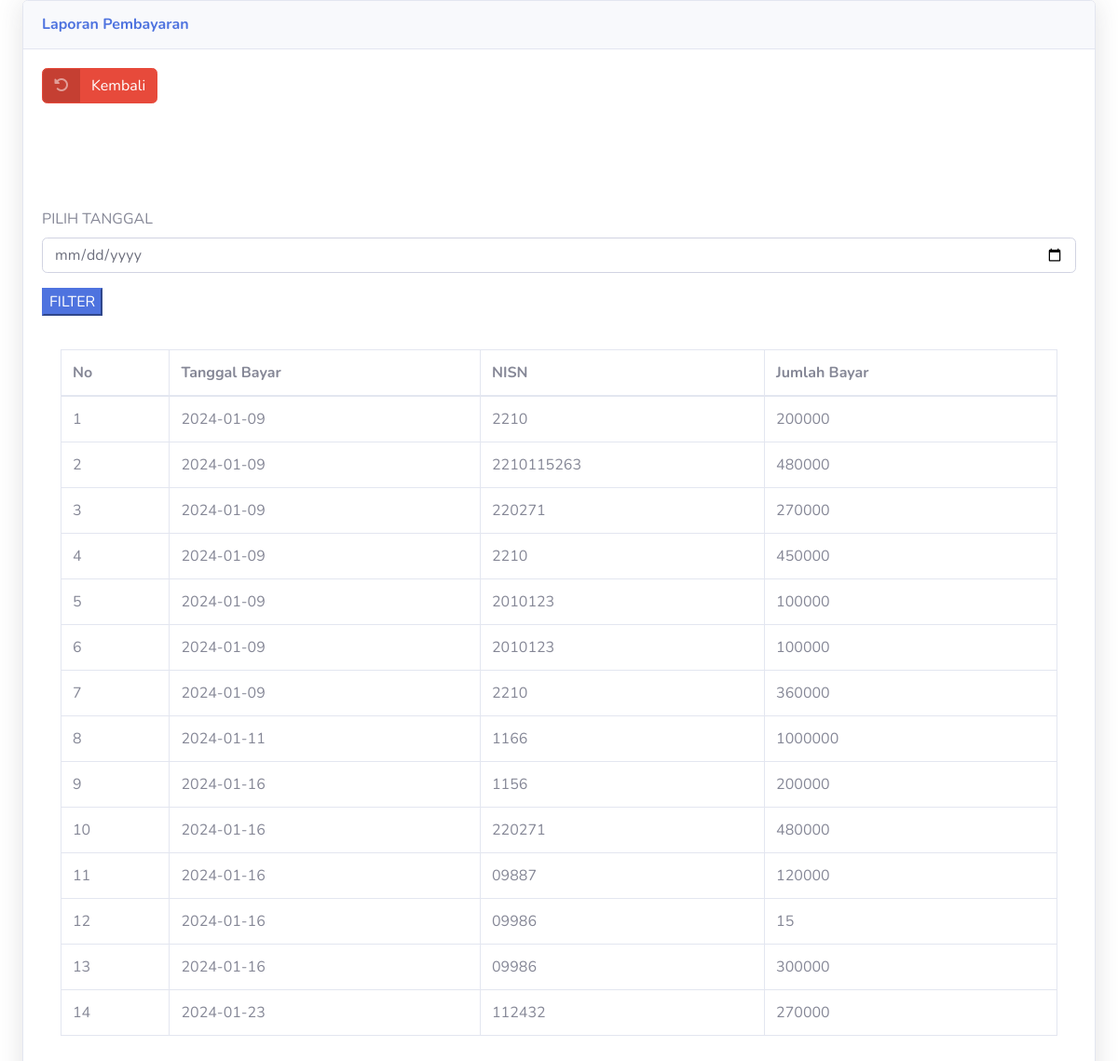
Page /data_laporan.php on the committed database.
### tables this page shows
CREATE TABLE IF NOT EXISTS `pembayaran` (
  `id_pembayaran` int(11) NOT NULL AUTO_INCREMENT,
  `id_anggota` int(11) NOT NULL,
  `nisn` varchar(10) NOT NULL,
  `tanggal_bayar` date NOT NULL,
  `bulan_dibayar` varchar(10) NOT NULL,
  `tahun_dibayar` varchar(4) NOT NULL,
  `id_spp` int(11) NOT NULL,
  `jumlah_bayar` int(11) NOT NULL,
  PRIMARY KEY (`id_pembayaran`)
);

### data_laporan.php (the view, shortened to what this page needs)
<!DOCTYPE html>
<html lang="en">
<head>
  <link rel="stylesheet" href="https://cdnjs.cloudflare.com/ajax/libs/font-awesome/6.5.1/css/all.min.css" />
  <link href="css/sb-admin-2.min.css" rel="stylesheet">
</head>
<body id="page-top">
    <div class="container-fluid">
     <div class="card shadow mb-4">
       <div class="card-header py-3">
         <h6 class="m-0 font-weight-bold text-primary">Laporan Pembayaran</h6>
     </div>
        <div class="card-body">
              <a href="informasi.php" class="btn btn-danger btn-icon-split">
                        <span class="icon text-white-50">
                          <i class="fas fa-undo-alt"></i>
                        </span>
                        <span class="text"> Kembali</span>
                       </a>
                     </div>
<?php
include 'koneksi.php';
?>
                      <br/><br/><br/>
                      <div class="card-body">
                      <form method="get" action="data_laporan.php">
                        <div class="form-group cols-sm-6">
                        <label>PILIH TANGGAL</label>
                        <input type="date" name="tanggal_bayar" class="form-control">
                      </div>
                      <div class="form-group cols-sm-6">
                        <input type="submit" value="FILTER" class="btn-primary">
                      </form>
                    </div>
                      <div class="card-body">
                        <div class="table-responsive">
                          <table class="table table-bordered" id="dataTable" width="100%" cellspacing="0">
                            <thead>
                              <tr>
                                <th>No</th>
                                <th>Tanggal Bayar</th>
                                <th>NISN</th>
                                <th>Jumlah Bayar</th>
                              </tr>
                            </thead>
                        <?php
                        $no = 1;
                        if(isset($_GET['tanggal_bayar'])){
                          $tgl = $_GET['tanggal_bayar'];
                          $sql = mysqli_query($koneksi,"select * from pembayaran where tanggal_bayar='$tgl'");
                        }else{
                          $sql = mysqli_query($koneksi,"select * from pembayaran");
                        }
                        while($data = mysqli_fetch_array($sql)){
                        ?>
                        <tr>
                          <td><?php echo $no++; ?></td>
                          <td><?php echo $data['tanggal_bayar']; ?></td>
                          <td><?php echo $data['nisn']; ?></td>
                          <td><?php echo $data['jumlah_bayar']; ?></td>
                        </tr>
                        <?php
                        }
                        ?>
                      </table>
                  </div>
                  </div>
                </div>
            </div>
</body>
</html>

### rows in the picture
pembayaran: tanggal_bayar "2024-01-09", nisn "2210", jumlah_bayar "200000"
pembayaran: tanggal_bayar "2024-01-09", nisn "2210115263", jumlah_bayar "480000"
pembayaran: tanggal_bayar "2024-01-09", nisn "220271", jumlah_bayar "270000"
pembayaran: tanggal_bayar "2024-01-09", nisn "2210", jumlah_bayar "450000"
pembayaran: tanggal_bayar "2024-01-09", nisn "2010123", jumlah_bayar "100000"
pembayaran: tanggal_bayar "2024-01-09", nisn "2010123", jumlah_bayar "100000"
pembayaran: tanggal_bayar "2024-01-09", nisn "2210", jumlah_bayar "360000"
pembayaran: tanggal_bayar "2024-01-11", nisn "1166", jumlah_bayar "1000000"
pembayaran: tanggal_bayar "2024-01-16", nisn "1156", jumlah_bayar "200000"
pembayaran: tanggal_bayar "2024-01-16", nisn "220271", jumlah_bayar "480000"
pembayaran: tanggal_bayar "2024-01-16", nisn "09887", jumlah_bayar "120000"
pembayaran: tanggal_bayar "2024-01-16", nisn "09986", jumlah_bayar "15"
pembayaran: tanggal_bayar "2024-01-16", nisn "09986", jumlah_bayar "300000"
pembayaran: tanggal_bayar "2024-01-23", nisn "112432", jumlah_bayar "270000"
